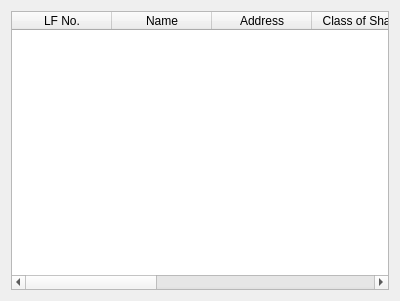
<?xml version="1.0" encoding="UTF-8"?>
<ui version="4.0">
 <class>Form</class>
 <widget class="QWidget" name="Form">
  <property name="geometry">
   <rect>
    <x>0</x>
    <y>0</y>
    <width>400</width>
    <height>301</height>
   </rect>
  </property>
  <property name="windowTitle">
   <string>Form</string>
  </property>
  <layout class="QGridLayout" name="gridLayout">
   <item row="0" column="0">
    <widget class="QTableWidget" name="IndexTable">
     <attribute name="verticalHeaderMinimumSectionSize">
      <number>40</number>
     </attribute>
     <attribute name="verticalHeaderDefaultSectionSize">
      <number>40</number>
     </attribute>
     <column>
      <property name="text">
       <string>LF No.</string>
      </property>
     </column>
     <column>
      <property name="text">
       <string>Name</string>
      </property>
     </column>
     <column>
      <property name="text">
       <string>Address</string>
      </property>
     </column>
     <column>
      <property name="text">
       <string>Class of Share</string>
      </property>
     </column>
     <column>
      <property name="text">
       <string>Subscribed Shares</string>
      </property>
     </column>
     <column>
      <property name="text">
       <string>Start Date</string>
      </property>
     </column>
     <column>
      <property name="text">
       <string>End Date</string>
      </property>
     </column>
     <column>
      <property name="text">
       <string>Edit</string>
      </property>
     </column>
    </widget>
   </item>
  </layout>
 </widget>
 <resources/>
 <connections/>
</ui>
